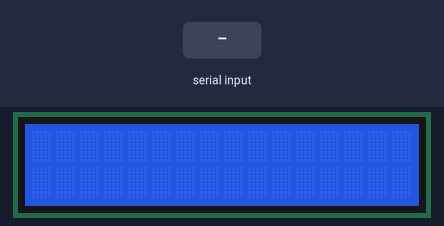
Bench run of a sketch on a simulated Arduino Uno, built with avr-gcc and run on an emulated ATmega328P. Parts: 16×2 character LCD. Inputs (shaded band) come from the test bench.

Above: at 1.2 s.
1.3 s: "1\n" received over Serial
At 2.5 s:
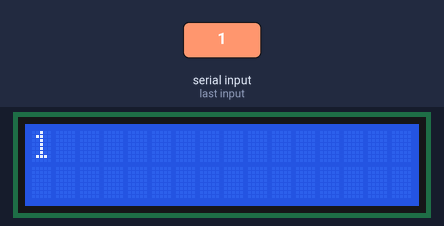
2.8 s: "0\n" received over Serial
At 3.8 s:
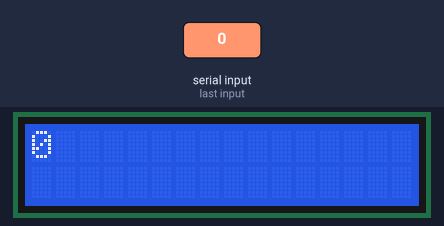
4.3 s: "2\n" received over Serial
At 5.0 s:
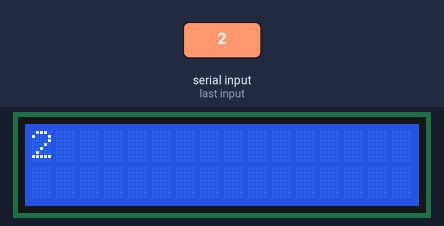
Timing chart, 0 to 7.3 s (numbered marks = the images above; inputs shaded):
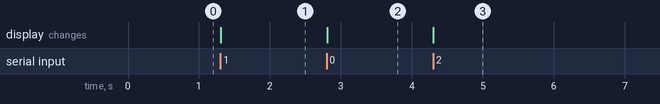

The sketch:

script.ino
```cpp
#include <LiquidCrystal.h>

LiquidCrystal lcd(7, 8, 9, 10, 11, 12);

void setup() {
  lcd.begin(16, 2);
  Serial.begin(9600);
}

void loop() {
  if (Serial.available()) {
    String message = Serial.readStringUntil('\n');
    lcd.clear();
    if (message.length() <= 16) {
      lcd.setCursor(0, 0);
      lcd.print(message);
    }
    else {
      lcd.setCursor(0, 0);
      lcd.print(message.substring(0, 16));
      lcd.setCursor(0, 1);
      lcd.print(message.substring(16));
    }
  }
}
```

Measured:
- after the input at 1.3 s, the display: changes at once (image 1)
- after the input at 2.8 s, the display: changes at once (image 2)
- after the input at 4.3 s, the display: changes at once (image 3)
